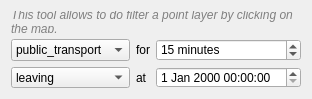
<?xml version="1.0" encoding="UTF-8"?>
<ui version="4.0">
 <class>Form</class>
 <widget class="QWidget" name="Form">
  <property name="geometry">
   <rect>
    <x>0</x>
    <y>0</y>
    <width>275</width>
    <height>99</height>
   </rect>
  </property>
  <property name="windowTitle">
   <string>Form</string>
  </property>
  <layout class="QGridLayout" name="gridLayout">
   <item row="1" column="2">
    <widget class="QSpinBox" name="travelTimeSpinBox">
     <property name="suffix">
      <string> minutes</string>
     </property>
     <property name="maximum">
      <number>1440</number>
     </property>
     <property name="value">
      <number>15</number>
     </property>
    </widget>
   </item>
   <item row="0" column="0" colspan="3">
    <widget class="QLabel" name="label_2">
     <property name="styleSheet">
      <string notr="true">font-style:italic;color:gray;</string>
     </property>
     <property name="text">
      <string>This tool allows to do filter a point layer by clicking on the map.</string>
     </property>
     <property name="wordWrap">
      <bool>true</bool>
     </property>
    </widget>
   </item>
   <item row="1" column="0">
    <widget class="QComboBox" name="transptTypeComboBox">
     <item>
      <property name="text">
       <string>public_transport</string>
      </property>
     </item>
     <item>
      <property name="text">
       <string>walking</string>
      </property>
     </item>
     <item>
      <property name="text">
       <string>cycling</string>
      </property>
     </item>
     <item>
      <property name="text">
       <string>driving</string>
      </property>
     </item>
    </widget>
   </item>
   <item row="2" column="1">
    <widget class="QLabel" name="label_3">
     <property name="text">
      <string>at</string>
     </property>
    </widget>
   </item>
   <item row="2" column="2">
    <widget class="QDateTimeEdit" name="dateTimeEdit"/>
   </item>
   <item row="1" column="1">
    <widget class="QLabel" name="label_4">
     <property name="text">
      <string>for</string>
     </property>
    </widget>
   </item>
   <item row="2" column="0">
    <widget class="QComboBox" name="deparrComboBox">
     <item>
      <property name="text">
       <string>leaving</string>
      </property>
     </item>
     <item>
      <property name="text">
       <string>arriving</string>
      </property>
     </item>
    </widget>
   </item>
  </layout>
 </widget>
 <resources/>
 <connections/>
</ui>
